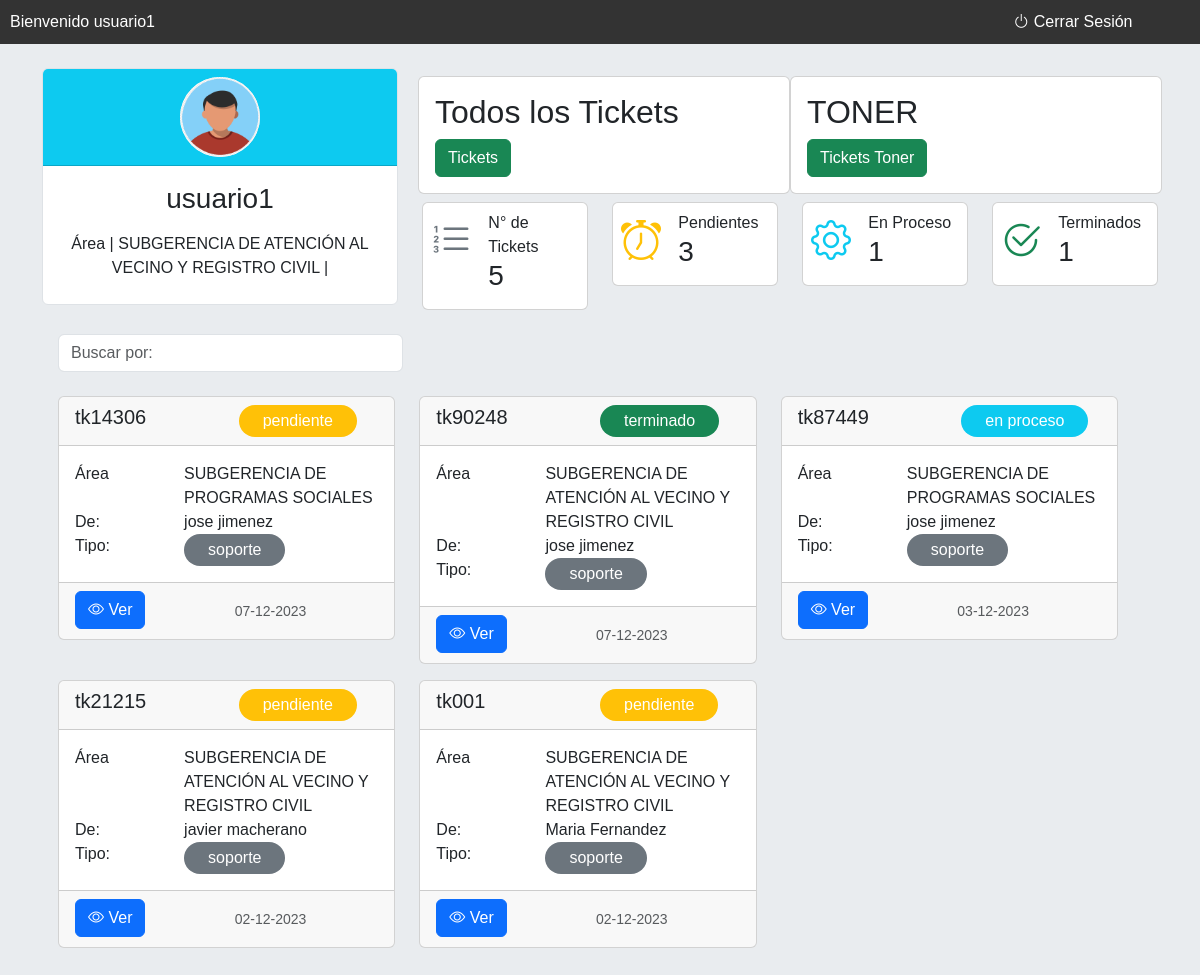
Page /pagina_soporte_old/tickets_soporte.php (signed in) on the committed database.
### tables this page shows
CREATE TABLE `area` (
  `id_area` int(11) NOT NULL,
  `descripcion` varchar(250) NOT NULL,
  `fecha_registro` date NOT NULL
);

CREATE TABLE `tickets` (
  `id_ticket` int(11) NOT NULL,
  `numero_ticket` varchar(250) NOT NULL,
  `id_usuario` int(50) NOT NULL,
  `nombre_solicitante` varchar(250) NOT NULL,
  `tipo_ticket` varchar(250) NOT NULL,
  `detalle_ticket` varchar(250) NOT NULL,
  `id_impresora` int(50) NOT NULL,
  `estado_ticket` varchar(250) NOT NULL,
  `fecha_ticket` datetime NOT NULL,
  `id_usuario_soporte` int(11) NOT NULL,
  `nombre_usuario_soporte` varchar(250) NOT NULL,
  `fecha_revision_soporte` datetime NOT NULL
);

### pagina_soporte_old/tickets_soporte.php (the view, shortened to what this page needs)
<?php
$nombre_usuario = $_SESSION['nombre_usu'];
include ('../conexion/conexion.php');
$id_area = $_SESSION['id_area'];
$sqlArea = "SELECT id_area,descripcion FROM area WHERE id_area=$id_area";
$resultArea = $conn->query($sqlArea);
if ($rowArea = $resultArea->fetch_assoc()) {
 $areaUsuario = $rowArea['descripcion'] ;
}
$sql = "SELECT COUNT(*) AS num_tickets FROM tickets WHERE tipo_ticket = 'soporte' ";
$result = $conn->query($sql);
if ($result) {
    $row = $result->fetch_assoc();
    $numTickets = $row['num_tickets'];
} else {
    echo "Error al realizar la consulta: " . $conn->error;
}
$sqlPendientes = "SELECT COUNT(*) AS num_tickets_pendientes FROM tickets WHERE estado_ticket = 'pendiente' and tipo_ticket = 'soporte' ";
$resultPendientes = $conn->query($sqlPendientes);
$sqlEnProceso = "SELECT COUNT(*) AS num_tickets_en_proceso FROM tickets WHERE estado_ticket = 'en proceso' and tipo_ticket = 'soporte' ";
$resultEnProceso = $conn->query($sqlEnProceso);
$sqlTerminados = "SELECT COUNT(*) AS num_tickets_terminados FROM tickets WHERE estado_ticket = 'terminado' and tipo_ticket = 'soporte' ";
$resultTerminados = $conn->query($sqlTerminados);
if ($resultPendientes && $resultEnProceso && $resultTerminados) {
    $rowPendientes = $resultPendientes->fetch_assoc();
    $numTicketsPendientes = $rowPendientes['num_tickets_pendientes'];
    $rowEnProceso = $resultEnProceso->fetch_assoc();
    $numTicketsEnProceso = $rowEnProceso['num_tickets_en_proceso'];
    $rowTerminados = $resultTerminados->fetch_assoc();
    $numTicketsTerminados = $rowTerminados['num_tickets_terminados'];
} else {
    echo "Error al realizar las consultas: " . $conn->error;
}
?>
<!DOCTYPE html>
<html lang="en">
<head>
    <link href="https://cdn.jsdelivr.net/npm/bootstrap@5.3.2/dist/css/bootstrap.min.css" rel="stylesheet">
    <link rel="stylesheet" href="https://cdn.jsdelivr.net/npm/bootstrap-icons@1.11.2/font/bootstrap-icons.min.css">
</head>
<body class="bg-body-secondary">
<div class="seccion-menu">
    <div class="row">
        <div class="col-lg-10 col-md-10 col-sm-6 col-6">
            Bienvenido <?php echo $nombre_usuario; ?>
        </div>
        <div class="col-lg-2 col-md-2 col-sm-6 col-6">
            <a type="button" class="cerrar-sesion" data-bs-toggle="modal" data-bs-target="#ModalCerrarsesion">
            <i class="bi bi-power"></i> Cerrar Sesión
            </a>
        </div>
    </div>
</div>
<div class="container ">
    <div class="row pt-4">
        <div class="col-md-4 col-sm-12">
            <div class="card border">
                <div class="card-header bg-info text-center">
                    <div class="rounded-circle overflow-hidden mx-auto" style="width: 80px; height: 80px; background-color: white;">
                        <img src="../images/user-image.png" alt="Imagen del usuario" class="w-100 h-100 object-fit-cover">
                    </div>
                </div>
                <div class="card-body">
                    <div class="row">
                        <h3 class="text-center"><?php echo $nombre_usuario ?></h3>
                    </div>
                    <div class="row pt-2 pb-2">
                        <label class="text-center"><?php echo 'Área | ' . $areaUsuario ?> | </label>
                    </div>
                </div>
            </div>
        </div>
        <div class="col-md-8 col-sm-12">
                <div class="row px-2 pt-2">
                    <div class="col-6 p-3 card ">
                        <div class="row">
                            <h2>Todos los Tickets</h2>
                        </div>
                        <div class="row">
                            <div class="col-12">
                                <a href="./inicio.php" class="btn btn-success">Tickets </a>
                            </div>
                        </div>
                    </div>
                    <div class="col-6 p-3 card">
                        <div class="row">
                        <h2>TONER</h2>
                        </div>
                        <div class="row">
                            <div class="col-12">
                            <a href="./tickets_toner.php" class="btn btn-success">Tickets Toner</a>
                            </div>
                        </div>
                    </div>
                </div>
                <div class="row pt-2">
                    <div class="col-6 col-sm-6 col-md-6 col-lg-3">
                        <div class="card p-2">
                            <div class="row">
                                <div class="col-4 text-secondary">
                                    <i class="bi bi-list-ol" style="font-size: 2.5rem;"></i>
                                </div>
                                <div class="col-8">
                                    N° de Tickets
                                    <h3><?php echo $numTickets; ?></h3>
                                </div>
                            </div>
                        </div>
                    </div>
                    <div class="col-6 col-sm-6 col-md-6 col-lg-3">
                        <div class="card p-2">
                            <div class="row">
                                <div class="col-4 text-warning">
                                 <i class="bi bi-alarm" style="font-size: 2.5rem;"></i>
                                </div>
                                <div class="col-8">
                                    Pendientes
                                    <h3><?php echo $numTicketsPendientes ;?></h3>
                                </div>
                            </div>
                        </div>
                    </div>
                    <div class="col-6 col-sm-6 col-md-6 col-lg-3">
                        <div class="card p-2">
                            <div class="row">
                                <div class="col-4 text-info">
                                    <i class="bi bi-gear" style="font-size: 2.5rem;"></i>
                                </div>
                                <div class="col-8">
                                    En Proceso
                                    <h3><?php echo $numTicketsEnProceso ;?></h3>
                                </div>
                            </div>
                        </div>
                    </div>
                    <div class="col-6 col-sm-6 col-md-6 col-lg-3">
                        <div class="card p-2">
                            <div class="row">
                                <div class="col-4 text-success">
                                    <i class="bi bi-check2-circle" style="font-size: 2.5rem;"></i>
                                </div>
                                <div class="col-8">
                                    Terminados
                                    <h3><?php echo $numTicketsTerminados ;?></h3>
                                </div>
                            </div>
                        </div>
                    </div>
                </div>
        </div>
    </div>
    <div class="seccion_soporte row pt-2 p-3">
            <div class="container">
                <div class="row pt-3">
                    <div class="col-md-4 col-sm-12">
                        <form action="#" method="get">
                            <div class="">
                                <input class="form-control" id="system-search" name="q" placeholder="Buscar por: " required>
                                <span class="input-group-btn">
                                    <button type="submit" class="btn btn-default"><i class="glyphicon glyphicon-search"></i></button>
                                </span>
                            </div>
                        </form>
                    </div>
                </div>
            </div>
    <?php
        $tipo = 'soporte';
        $stm = $conn->prepare("SELECT id_ticket, numero_ticket,id_usuario, nombre_solicitante, tipo_ticket, detalle_ticket,id_impresora, estado_ticket, fecha_ticket FROM tickets WHERE tipo_ticket = ? ORDER BY fecha_ticket DESC");
        $stm->bind_param("s", $tipo);
        $stm->execute();
        $resultado = $stm->get_result();
        ?>
        <div class="row">
            <?php while ($row = $resultado->fetch_assoc()) : ?>
                <?php
                $idUsuario = $row['id_usuario'];
                    $stm = $conn->prepare("SELECT id_area FROM usuarios WHERE id_usuario = ?");
                    $stm->bind_param("s", $idUsuario);
                    $stm->execute();
                    $result = $stm->get_result();
                    if ($result->num_rows > 0) {
                        $rowUsuario = $result->fetch_assoc();
                        $id_areaUsuario = $rowUsuario['id_area'];
                            $sqlAreaU = "SELECT id_area,descripcion FROM area WHERE id_area=$id_areaUsuario";
                            $resultAreaU = $conn->query($sqlAreaU);
                            if ($rowAreaU = $resultAreaU->fetch_assoc()) {
                            $areaUsuarioU = $rowAreaU['descripcion'] ;
                            }
                    } else {
                    }
                ?>
                <div class="col-lg-4 col-md-6 col-sm-12 mb-3">
                    <div class="card ">
                        <div class="card-header">
                            <div class="row">
                                <div class="col-6">
                                    <h5 class="card-title"><?php echo $row['numero_ticket']; ?></h5>
                                </div>
                                <div class="col-6">
                                    <?php
                                    if($row['estado_ticket'] == 'pendiente'){
                                        echo '<label for="" class="bg-warning px-4 py-1 rounded-pill text-white">'. $row['estado_ticket'] . '</label>';
                                    }
                                    elseif($row['estado_ticket'] == 'en proceso'){
                                        echo '<label for="" class="bg-info px-4 py-1 rounded-pill text-white">'. $row['estado_ticket'] . '</label>';
                                    }
                                    elseif($row['estado_ticket'] == 'terminado'){
                                        echo '<label for="" class="bg-success px-4 py-1 rounded-pill text-white">'. $row['estado_ticket'] . '</label>';
                                    }
                                    ?>
                                </div>
                            </div>
                        </div>
                        <div class="card-body">
                            <div class="row">
                            <div class="col-4">
                                    <label for="">Área </label>
                                </div>
                                <div class="col-8">
                                    <p class="card-text"><?php echo $areaUsuarioU; ?></p>
                                </div>
                                <div class="col-4">
                                    <label for="">De: </label>
                                </div>
                                <div class="col-8">
                                    <p class="card-text"><?php echo $row['nombre_solicitante']; ?></p>
                                </div>
                            </div>
                            <div class="row">
                                <div class="col-4">
                                    <label for="">Tipo: </label>
                                </div>
                                <div class="col-8">
                                    <?php
                                    if($row['tipo_ticket'] == 'soporte'){
                                        echo '<label for="" class="bg-secondary px-4 py-1 rounded-pill text-white">'. $row['tipo_ticket'] . '</label>';
                                    }
                                    elseif($row['tipo_ticket'] == 'toner'){
                                        echo '<label for="" class="bg-primary px-4 py-1 rounded-pill text-white">'. $row['tipo_ticket'] . '</label>';
                                    }
                                    ?>
                                </div>
                            </div>
                        </div>
                        <div class="card-footer">
                            <div class="row">
                                <div class="col-6 ">
                                    <button type="button" class="btn btn-primary" data-bs-toggle="modal" data-bs-target="#modalVer<?php echo $row['id_ticket']; ?>">
                                        <i class="bi bi-eye"></i> Ver
                                    </button>
                                </div>
                                <div class="col-6 p-2">
                                 <small class="text-muted"><?php echo date("d-m-Y", strtotime($row['fecha_ticket'])); ?></small>
                                </div>
                            </div>
                        </div>
                    </div>
                </div>
            <?php endwhile; ?>
        </div>
    </div>
</div>
</body>
</html>

### pagina_soporte_old/tickets_soporte.php (style rules this page uses)
body { font-family: 'Poppins', sans-serif; margin: 0; padding: 0; overflow-x: hidden; background-color: #f0f0f0; }
.seccion-menu { background-color: #333; color: #fff; padding: 10px; }
.cerrar-sesion { color: #fff; text-decoration: none; }

### rows in the picture
area: descripcion "SUBGERENCIA DE ATENCIÓN AL VECINO Y REGISTRO CIVIL"
tickets: numero_ticket "tk14306", estado_ticket "pendiente", area.descripcion "SUBGERENCIA DE PROGRAMAS SOCIALES", nombre_solicitante "jose jimenez", tipo_ticket "soporte", fecha_ticket "07-12-2023"
tickets: numero_ticket "tk90248", estado_ticket "terminado", area.descripcion "SUBGERENCIA DE ATENCIÓN AL VECINO Y REGISTRO CIVIL", nombre_solicitante "jose jimenez", tipo_ticket "soporte", fecha_ticket "07-12-2023"
tickets: numero_ticket "tk87449", estado_ticket "en proceso", area.descripcion "SUBGERENCIA DE PROGRAMAS SOCIALES", nombre_solicitante "jose jimenez", tipo_ticket "soporte", fecha_ticket "03-12-2023"
tickets: numero_ticket "tk21215", estado_ticket "pendiente", area.descripcion "SUBGERENCIA DE ATENCIÓN AL VECINO Y REGISTRO CIVIL", nombre_solicitante "javier macherano", tipo_ticket "soporte", fecha_ticket "02-12-2023"
tickets: numero_ticket "tk001", estado_ticket "pendiente", area.descripcion "SUBGERENCIA DE ATENCIÓN AL VECINO Y REGISTRO CIVIL", nombre_solicitante "Maria Fernandez", tipo_ticket "soporte", fecha_ticket "02-12-2023"

### other values in the picture
$nombre_usuario "usuario1"
$numTickets "5"
$numTicketsPendientes "3"
$numTicketsEnProceso "1"
$numTicketsTerminados "1"
